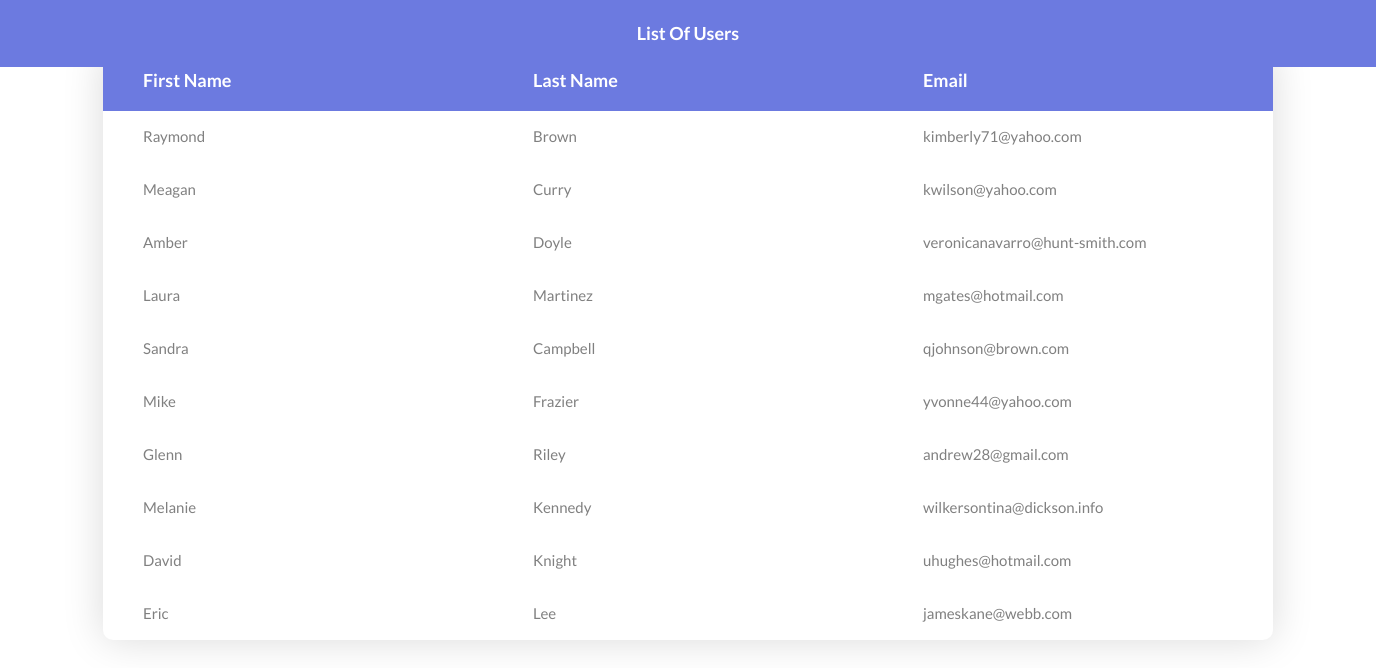
/users/, run on the app's committed database.
### users/models.py (models this page shows, shortened)
class users_list(models.Model):
    first_name = models.CharField(max_length=264)
    last_name = models.CharField(max_length=264)
    email = models.EmailField()

### users/views.py (the view)
# urls.py: path('', users_view.open_users_list, name='users')
def open_users_list(request):
    return render(request, 'users/index.html', context={'users': get_users.get_users_list()})

### users/modules/get_users.py (called while the page is built)
def get_users_list():
    list = users_list.objects.all()
    return list

### users/templates/users/index.html
{% extends 'base.html' %}
{% block content %}
<div class="limiter">
    <div class="container-table100">
        <div class="wrap-table100">
            <div class="table100 ver1 m-b-110">
                <div class="table100-head">
                    <table>
                        <thead>
                            <tr class="row100 head">
                                <th class="cell100 column1">First Name</th>
                                <th class="cell100 column1">Last Name</th>
                                <th class="cell100 column1">Email</th>
                            </tr>
                        </thead>
                    </table>
                </div>
                {% for user in users %}
                <div class="table100-body js-pscroll">
                    <table>
                        <tbody>
                            <tr class="row100 body">
                                <td class="cell100 column1">{{user.first_name}}</td>
                                <td class="cell100 column1">{{user.last_name}}</td>
                                <td class="cell100 column1">{{user.email}}</td>
                            </tr>
                        </tbody>
                    </table>
                </div>
                {% endfor %}
            </div>
        </div>
    </div>
</div>
{% endblock content %}

### users/templates/base.html (shortened to what this page needs)
{% load static %}
<!DOCTYPE html>
<html lang="en">
<head>
    <link rel="stylesheet" href="{% static 'css/master.css' %}" type="text/css">
    <link rel="stylesheet" type="text/css" href="{% static 'vendor/bootstrap/css/bootstrap.min.css' %}">
    <link rel="stylesheet" type="text/css" href="{% static 'fonts/font-awesome-4.7.0/css/font-awesome.min.css' %}">
    <link rel="stylesheet" type="text/css" href="{% static 'vendor/animate/animate.css' %}">
    <link rel="stylesheet" type="text/css" href="{% static 'vendor/select2/select2.min.css' %}">
    <link rel="stylesheet" type="text/css" href="{% static 'vendor/perfect-scrollbar/perfect-scrollbar.css' %}">
    <link rel="stylesheet" type="text/css" href="{% static 'css/util.css' %}">
    <link rel="stylesheet" type="text/css" href="{% static 'css/main.css' %}">
</head>
<body>
    <div class="header head fixed-top"> List Of Users</div>
    {% block content %}
    {% endblock content %}
</body>
</html>

### users/static/css/master.css (style rules this page uses)
.header { background-color: #6c7ae0; color: white; padding: 20px; margin: auto; text-align: center; font-family: Lato-Bold; font-size: 18px; }

### users/static/css/main.css (style rules this page uses)
* { margin: 0px; padding: 0px; box-sizing: border-box; }
body, html { height: 100%; font-family: sans-serif; }
.js-pscroll { position: relative; overflow: hidden; }
.limiter { width: 1366px; margin: 0 auto; }
.container-table100 { width: 100%; min-height: 100vh; background: #fff; display: -webkit-box; display: -webkit-flex; display: -moz-box; display: -ms-flexbox; display: flex; align-items: center; justify-content: center; flex-wrap: wrap; padding: 33px 30px; }
.wrap-table100 { width: 1170px; }
.table100 { background-color: #fff; }
table { width: 100%; }
th, td { font-weight: unset; padding-right: 10px; }
.column1 { width: 33%; padding-left: 40px; }
.table100-head th { padding-top: 18px; padding-bottom: 18px; }
.table100-body td { padding-top: 16px; padding-bottom: 16px; }
.table100 { position: relative; padding-top: 60px; }
.table100-head { position: absolute; width: 100%; top: 0; left: 0; }
.table100-body { max-height: 585px; overflow: auto; }
.table100.ver1 th { font-family: Lato-Bold; font-size: 18px; color: #fff; line-height: 1.4; background-color: #6c7ae0; }
.table100.ver1 td { font-family: Lato-Regular; font-size: 15px; color: #808080; line-height: 1.4; }
.table100.ver1 { border-radius: 10px; overflow: hidden; box-shadow: 0 0px 40px 0px rgba(0, 0, 0, 0.15); -moz-box-shadow: 0 0px 40px 0px rgba(0, 0, 0, 0.15); -webkit-box-shadow: 0 0px 40px 0px rgba(0, 0, 0, 0.15); -o-box-shadow: 0 0px 40px 0px rgba(0, 0, 0, 0.15); -ms-box-shadow: 0 0px 40px 0px rgba(0, 0, 0, 0.15); }

### data on the page
users_list: first_name "Raymond", last_name "Brown", email "kimberly71@yahoo.com"
users_list: first_name "Meagan", last_name "Curry", email "kwilson@yahoo.com"
users_list: first_name "Amber", last_name "Doyle", email "veronicanavarro@hunt-smith.com"
users_list: first_name "Laura", last_name "Martinez", email "mgates@hotmail.com"
users_list: first_name "Sandra", last_name "Campbell", email "qjohnson@brown.com"
users_list: first_name "Mike", last_name "Frazier", email "yvonne44@yahoo.com"
users_list: first_name "Glenn", last_name "Riley", email "andrew28@gmail.com"
users_list: first_name "Melanie", last_name "Kennedy", email "wilkersontina@dickson.info"
users_list: first_name "David", last_name "Knight", email "uhughes@hotmail.com"
users_list: first_name "Eric", last_name "Lee", email "jameskane@webb.com"
